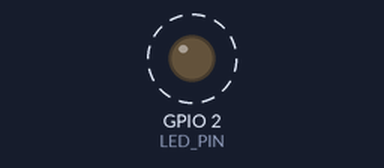
Simulated run of this sketch. Board: ESP8266 (NodeMCU). On the bench: output pins drawn as LEDs (lit = HIGH). Dashed ring = blinking. What the sketch prints to the serial monitor is not drawn.

Above: at 0.15 s.
Timing chart, 0 to 3.0 s (numbered marks = the images above):
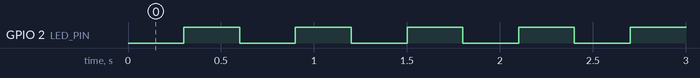

Measured:
- by itself, GPIO 2 (LED_PIN): alternates HIGH for 0.30 s and LOW for 0.30 s

The sketch:

Blink.ino
```cpp
/********************************************************
 * CANAL INTERNET E COISAS
 * Blink
 * Multiplataforma ESP32 e ESP8266
 * 03/2020 - Andre Michelon
 * andremichelon@internetecoisas.com.br
 * https://internetecoisas.com.br
 */

// Definições -------------------------------------------
#ifdef ESP8266
  // Plataforma
  String s = "ESP8266";

  // ESP8266 possui pino padrão de LED
  const byte      LED_PIN                 = LED_BUILTIN;

  // ESP8266 utiliza o estado inverso
  const byte      LED_ON                  = LOW;
  const byte      LED_OFF                 = HIGH;
#else
  // Plataforma
  String s = "ESP32";

  // ESP32 não possui pino padrão de LED
  const byte      LED_PIN                 = 2;

  // ESP32 utilizam estado normal
  const byte      LED_ON                  = HIGH;
  const byte      LED_OFF                 = LOW;
#endif

// Setup ------------------------------------------------
void setup() {
  #ifdef ESP8266
    // Velocidade para ESP8266
    Serial.begin(74880);
  #else
    // Velocidade para ESP32
    Serial.begin(115200);
  #endif

  pinMode(LED_PIN, OUTPUT);
  digitalWrite(LED_PIN, LED_OFF);

  Serial.println("\n\nIniciando blink - " + s);
}

// Loop --------------------------------------------
void loop() {
  digitalWrite(LED_PIN, LED_ON);
  delay(300);
  digitalWrite(LED_PIN, LED_OFF);
  delay(300);
}
```
